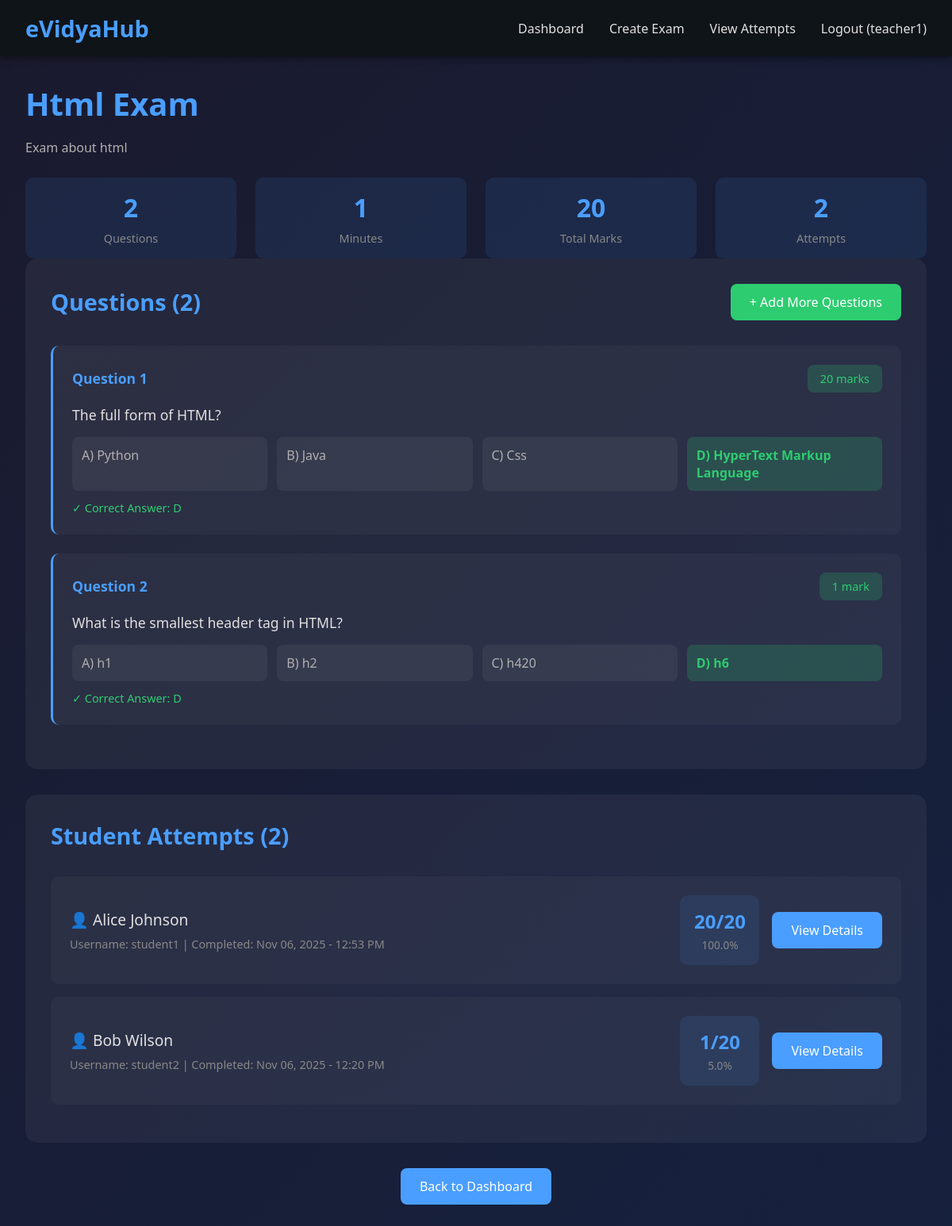
Screenshot of /teacher/exam/3/view/ (signed in) with the database file from the repository.
### exam/models.py (models this page shows, shortened)
class Exam(models.Model):
    teacher = models.ForeignKey(User, on_delete=models.CASCADE, related_name='created_exams')
    title = models.CharField(max_length=200)
    description = models.TextField()
    duration = models.IntegerField(help_text="Duration in minutes")
    total_marks = models.IntegerField()
    created_at = models.DateTimeField(auto_now_add=True)
    updated_at = models.DateTimeField(auto_now=True)
    is_active = models.BooleanField(default=True)
    class Meta:
        ordering = ['-created_at']
        verbose_name = "Exam"
        verbose_name_plural = "Exams"

class Question(models.Model):
    QUESTION_TYPE_CHOICES = [
        ('mcq', 'Multiple Choice'),
        ('true_false', 'True/False'),
    ]
    exam = models.ForeignKey(Exam, on_delete=models.CASCADE, related_name='questions')
    question_text = models.TextField()
    question_type = models.CharField(max_length=20, choices=QUESTION_TYPE_CHOICES, default='mcq')
    option_a = models.CharField(max_length=200)
    option_b = models.CharField(max_length=200)
    option_c = models.CharField(max_length=200, blank=True)
    option_d = models.CharField(max_length=200, blank=True)
    correct_answer = models.CharField(max_length=1, help_text="Enter A, B, C, or D")
    marks = models.IntegerField(default=1)
    class Meta:
        verbose_name = "Question"
        verbose_name_plural = "Questions"

class ExamAttempt(models.Model):
    student = models.ForeignKey(User, on_delete=models.CASCADE, related_name='exam_attempts')
    exam = models.ForeignKey(Exam, on_delete=models.CASCADE, related_name='attempts')
    started_at = models.DateTimeField(auto_now_add=True)
    completed_at = models.DateTimeField(null=True, blank=True)
    score = models.IntegerField(null=True, blank=True)
    is_graded = models.BooleanField(default=False)
    def get_percentage(self):
        if self.score is not None and self.exam.total_marks > 0:
            return round((self.score / self.exam.total_marks) * 100, 2)
        return 0
    class Meta:
        ordering = ['-started_at']
        unique_together = ['student', 'exam']
        verbose_name = "Exam Attempt"
        verbose_name_plural = "Exam Attempts"

### exam/views.py (the view)
# urls.py: path('teacher/exam/<int:exam_id>/view/', views.view_exam, name='view_exam'),
@login_required
def view_exam(request, exam_id):
    exam = get_object_or_404(Exam, id=exam_id, teacher=request.user)
    questions = exam.questions.all()
    attempts = ExamAttempt.objects.filter(exam=exam).select_related('student').order_by('-started_at')
    context = {
        'exam': exam,
        'questions': questions,
        'attempts': attempts
    }
    return render(request, 'view_exam.html', context)

### templates/view_exam.html (shortened to what this page needs)
{% extends 'base.html' %}
{% block content %}
<div class="exam-header">
    <h1 class="exam-title">{{ exam.title }}</h1>
    <p class="exam-description">{{ exam.description }}</p>
    <div class="exam-stats">
        <div class="stat-item">
            <div class="stat-value">{{ questions.count }}</div>
            <div class="stat-label">Questions</div>
        </div>
        <div class="stat-item">
            <div class="stat-value">{{ exam.duration }}</div>
            <div class="stat-label">Minutes</div>
        </div>
        <div class="stat-item">
            <div class="stat-value">{{ exam.total_marks }}</div>
            <div class="stat-label">Total Marks</div>
        </div>
        <div class="stat-item">
            <div class="stat-value">{{ attempts.count }}</div>
            <div class="stat-label">Attempts</div>
        </div>
    </div>
</div>
<div class="section">
    <div class="section-header">
        <h2 class="section-title">Questions ({{ questions.count }})</h2>
        <a href="{% url 'add_question' exam.id %}" class="btn btn-success">+ Add More Questions</a>
    </div>
    {% if questions %}
        {% for question in questions %}
        <div class="question-item">
            <div class="question-header">
                <span class="question-number">Question {{ forloop.counter }}</span>
                <span class="question-marks">{{ question.marks }} mark{{ question.marks|pluralize }}</span>
            </div>
            <div class="question-text">{{ question.question_text }}</div>
            <div class="options-grid">
                <div class="option-item {% if question.correct_answer == 'A' %}correct-option{% endif %}">
                    A) {{ question.option_a }}
                </div>
                <div class="option-item {% if question.correct_answer == 'B' %}correct-option{% endif %}">
                    B) {{ question.option_b }}
                </div>
                {% if question.option_c %}
                <div class="option-item {% if question.correct_answer == 'C' %}correct-option{% endif %}">
                    C) {{ question.option_c }}
                </div>
                {% endif %}
                {% if question.option_d %}
                <div class="option-item {% if question.correct_answer == 'D' %}correct-option{% endif %}">
                    D) {{ question.option_d }}
                </div>
                {% endif %}
            </div>
            <div style="color: #2ecc71; font-size: 0.9rem;">✓ Correct Answer: {{ question.correct_answer }}</div>
        </div>
        {% endfor %}
    {% else %}
        <div class="empty-state">
            <p style="font-size: 1.2rem; margin-bottom: 1rem;">📝 No questions added yet</p>
            <a href="{% url 'add_question' exam.id %}" class="btn btn-primary">Add Questions</a>
        </div>
    {% endif %}
</div>
<div class="section">
    <div class="section-header">
        <h2 class="section-title">Student Attempts ({{ attempts.count }})</h2>
    </div>
    {% if attempts %}
        {% for attempt in attempts %}
        <div class="attempt-item">
            <div class="attempt-info">
                <div class="student-name">👤 {{ attempt.student.get_full_name }}</div>
                <div class="attempt-details">
                    Username: {{ attempt.student.username }} |
                    Completed: {{ attempt.completed_at|date:"M d, Y - g:i A" }}
                </div>
            </div>
            <div class="attempt-score">
                <div class="score-value">{{ attempt.score }}/{{ exam.total_marks }}</div>
                <div style="color: #888; font-size: 0.85rem; margin-top: 0.25rem;">{{ attempt.get_percentage }}%</div>
            </div>
            <a href="{% url 'grade_attempt' attempt.id %}" class="btn btn-primary">View Details</a>
        </div>
        {% endfor %}
    {% else %}
        <div class="empty-state">
            <p>📊 No student attempts yet</p>
        </div>
    {% endif %}
</div>
<div style="text-align: center; margin-top: 2rem;">
    <a href="{% url 'teacher_dashboard' %}" class="btn btn-primary">Back to Dashboard</a>
</div>
{% endblock %}

### templates/base.html (shortened to what this page needs)
<!DOCTYPE html>
<html lang="en">
<head>
</head>
<body>
    {% if user.is_authenticated %}
    <nav class="navbar">
        <a href="{% url 'home' %}" class="navbar-brand">eVidyaHub</a>
        <ul class="navbar-menu">
            {% if user.userprofile.user_type == 'student' %}
                <li><a href="{% url 'student_dashboard' %}">Dashboard</a></li>
                <li><a href="{% url 'student_results' %}">My Results</a></li>
                <li><a href="{% url 'student_profile' %}">Profile</a></li>
            {% else %}
                <li><a href="{% url 'teacher_dashboard' %}">Dashboard</a></li>
                <li><a href="{% url 'create_exam' %}">Create Exam</a></li>
                <li><a href="{% url 'view_attempts' %}">View Attempts</a></li>
            {% endif %}
            <li><a href="{% url 'logout' %}">Logout ({{ user.username }})</a></li>
        </ul>
    </nav>
    {% endif %}
    <div class="container">
        {% block content %}{% endblock %}
    </div>
</body>
</html>

### rows the page displays
Exam: title "Html Exam", description "Exam about html", count "2", duration "1", total_marks "20"
Question: marks "20", question_text "The full form of HTML?", option_a "Python", option_b "Java", option_c "Css", option_d "HyperText Markup Language", correct_answer "D"
Question: marks "1", question_text "What is the smallest header tag in HTML?", option_a "h1", option_b "h2", option_c "h420", option_d "h6", correct_answer "D"
ExamAttempt: student.get_full_name "Alice Johnson", student.username "student1", completed_at "Nov 06, 2025 - 12:53 PM", score "20", get_percentage "100.0"
ExamAttempt: student.get_full_name "Bob Wilson", student.username "student2", completed_at "Nov 06, 2025 - 12:20 PM", score "1", get_percentage "5.0"

### other values shown
{{ user.username }} "teacher1"
{{ attempts.count }} "2"
{{ questions.count }} "2"
